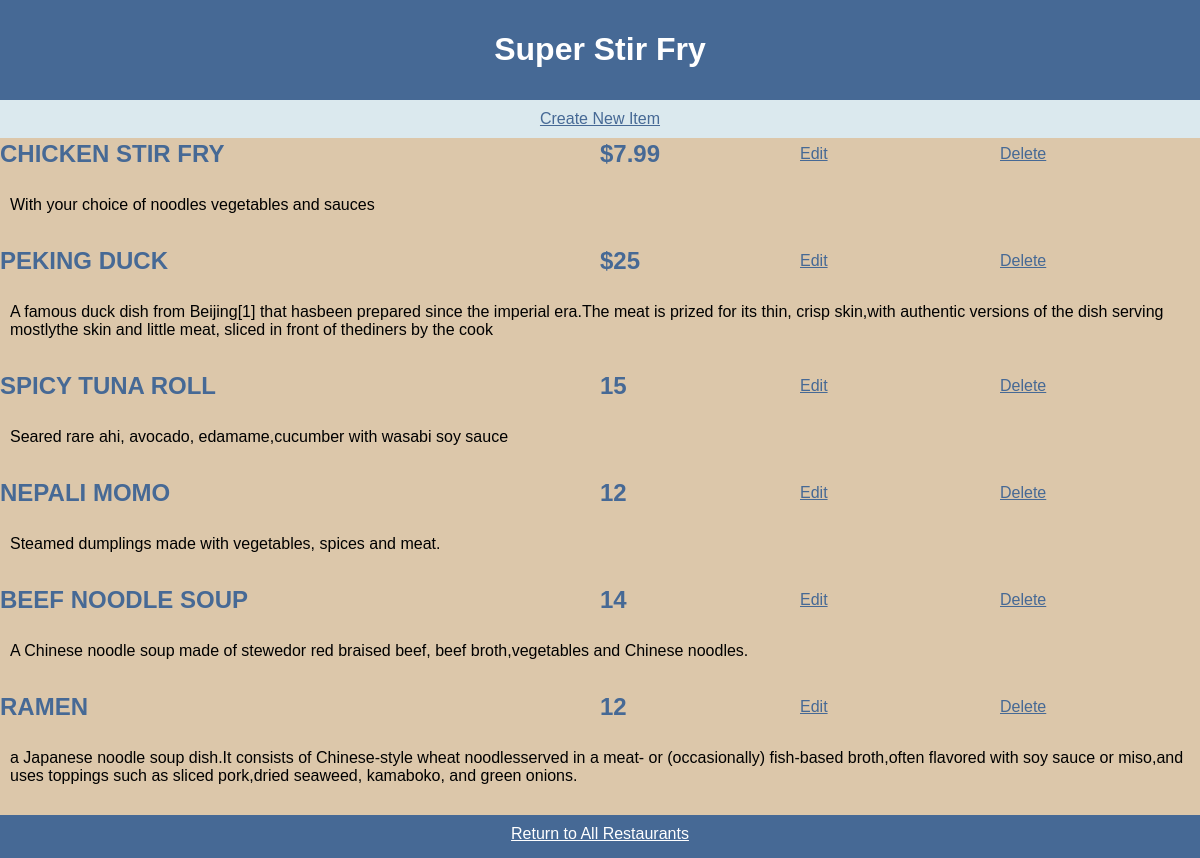
The page /restaurants/2/menu/ on the database its author committed.
### database_setup.py (models this page shows, shortened)
class Restaurant(Base):
    __tablename__ = 'restaurant'
    id = Column(Integer, primary_key=True)
    name = Column(String(250), nullable=False)
    email = Column(String(250), nullable=True)

class MenuItem(Base):
    __tablename__ = 'menu_item'
    name = Column(String(80), nullable=False)
    id = Column(Integer, primary_key=True)
    description = Column(String(250))
    price = Column(String(8))
    course = Column(String(250))
    restaurant_id = Column(Integer, ForeignKey('restaurant.id'))
    restaurant = relationship(Restaurant)
    email = Column(String(250), nullable=True)

### project.py (the view)
@app.route('/restaurants/<int:restaurant_id>/menu/')
def showMenu(restaurant_id):
    restaurant = session.query(Restaurant).filter_by(
        id=restaurant_id).one()
    items = session.query(MenuItem).filter_by(
        restaurant_id=restaurant_id)
    return render_template(
        'menu.html', restaurant=restaurant, menuItems=items)

### templates/menu.html
<html>
<head>
	<link rel=stylesheet type=text/css href="{{ url_for('static', filename='menu.css') }}">
	</head>
	<body>
	<header>
		<h1><strong>{{ restaurant.name }}</strong></h1>
	</header>
	<div class = 'newItem'><a href = "{{url_for ('newMenuItem', restaurant_id = restaurant.id)}}">Create New Item</a></div>
	<div class = 'displayMenuGrid'>
		{% if not menuItems[0] %}
			<h2>No menu items for {{restaurant.name}}</h2>
		{% else %}
		{% for item in menuItems %}
		<div class = 'itemlabel'>{{item.name}}</div>
		<div class = 'itemlabel'>{{item.price}}</div>
		<div class = 'Edits'><a href="{{url_for('editMenuItem', restaurant_id=restaurant.id, menu_id = item.id)}}" >Edit</a></div>
		<div class = 'Edits'><a href="{{url_for('deleteMenuItem', restaurant_id = restaurant.id, menu_id = item.id)}}" >Delete</a></div>
		<p>{{item.description}}</p>
		{% endfor %}
		{% endif %}
		<div class = 'return'><a href = "{{url_for('showRestaurants')}}">Return to All Restaurants</a></div>
	</div>
	</body>
</html>

### static/menu.css (style rules this page uses)
body { background-color: #DCC7AA; margin: 0 auto; }
header { background-color: #466995; box-sizing: border-box; padding: 10px; text-align: center; width: 100%; position: relative; }
.newItem { background-color: #DBE9EE; font-family: 'Oswald', sans-serif; box-sizing: border-box; padding: 10px; text-align: center; width: 100%; position: relative; }
h1 { color: #FFF; font-family: 'Oswald', sans-serif; font-size: 32px; top: 100; text-align: center; }
.itemlabel { font-size: 24px; text-transform: uppercase; color: #466995; font-family: 'Oswald', sans-serif; font-weight: 900; align-self: center; text-decoration: none; }
.Edits { font-size: 16px; color: #466995; font-family: 'Oswald', sans-serif; align-self: center; text-decoration: none; }
p { padding: 20px 0px; font-family: 'Oswald', sans-serif; font-size: 16px; }
a { color: #466995; font-size: 16px; }
.return { background-color: #466995; box-sizing: border-box; color: #FFF; padding: 10px; width: 100%; position: relative; text-align: center; grid-column: 1 / span 4; }
.return a { font-family: 'Oswald', sans-serif; color: #FFF; }
.displayMenuGrid { width: 100%; height: 90%; display: grid; grid-template-columns: 3fr 1fr 1fr 1fr; vertical-align: middle; }
p { grid-column: 1 / span 4; padding: 10px; }

### rows shown on the page
Restaurant: name "Super Stir Fry"
MenuItem: name "CHICKEN STIR FRY", price "$7.99", description "With your choice of noodles vegetables and sauces"
MenuItem: name "PEKING DUCK", price "$25", description "A famous duck dish from Beijing[1] that hasbeen prepared since the imperial era.The meat is prized for its thin, crisp skin,with authentic versions of the dish serving mostlythe skin and little meat, sliced in front of thediners by the cook"
MenuItem: name "SPICY TUNA ROLL", price "15", description "Seared rare ahi, avocado, edamame,cucumber with wasabi soy sauce"
MenuItem: name "NEPALI MOMO", price "12", description "Steamed dumplings made with vegetables, spices and meat."
MenuItem: name "BEEF NOODLE SOUP", price "14", description "A Chinese noodle soup made of stewedor red braised beef, beef broth,vegetables and Chinese noodles."
MenuItem: name "RAMEN", price "12", description "a Japanese noodle soup dish.It consists of Chinese-style wheat noodlesserved in a meat- or (occasionally) fish-based broth,often flavored with soy sauce or miso,and uses toppings such as sliced pork,dried seaweed, kamaboko, and green onions."
